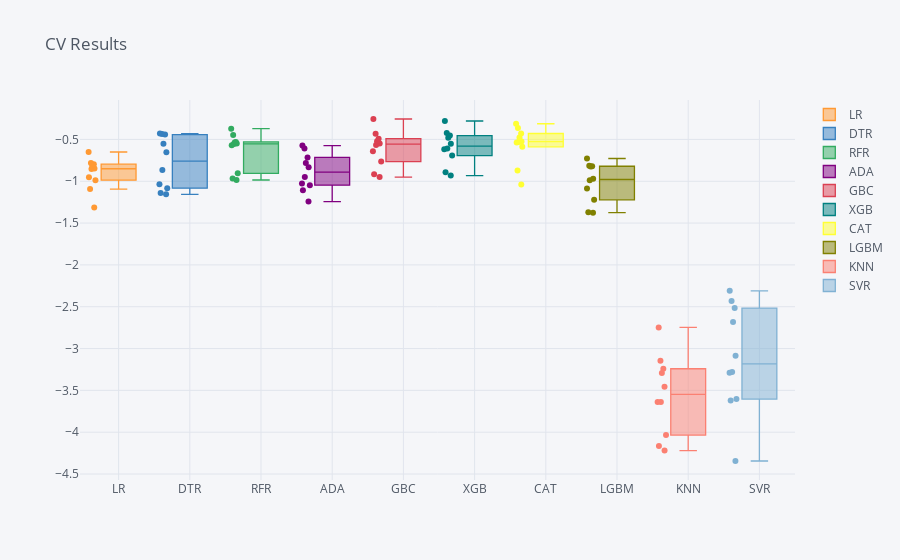
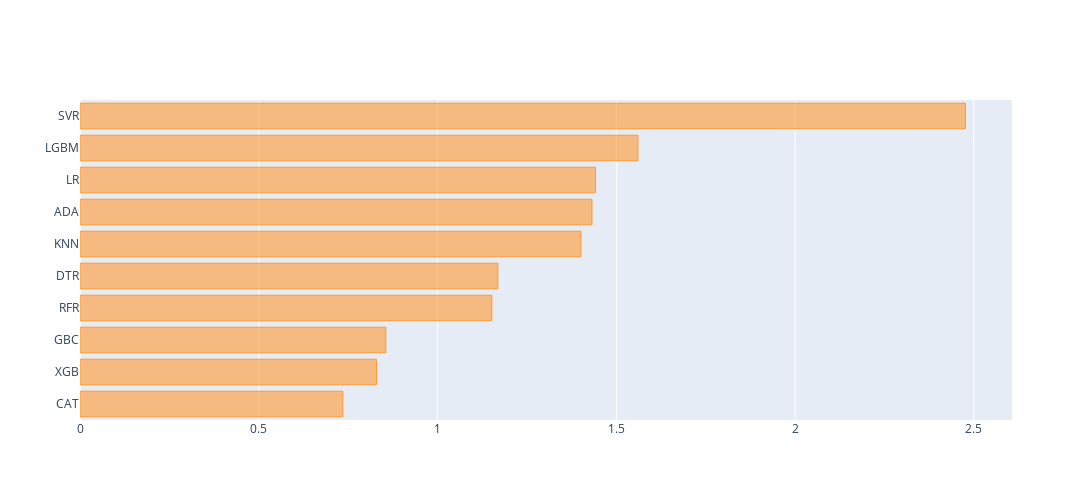
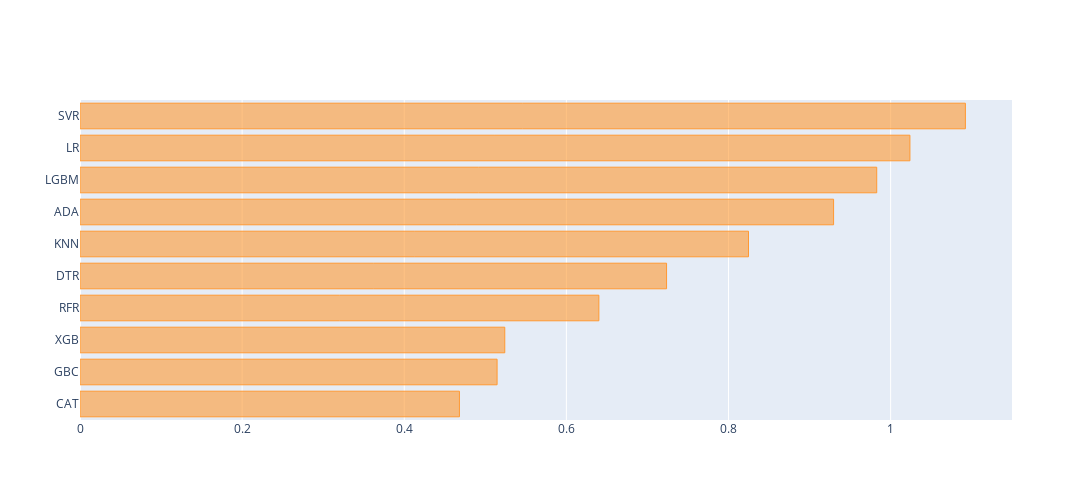
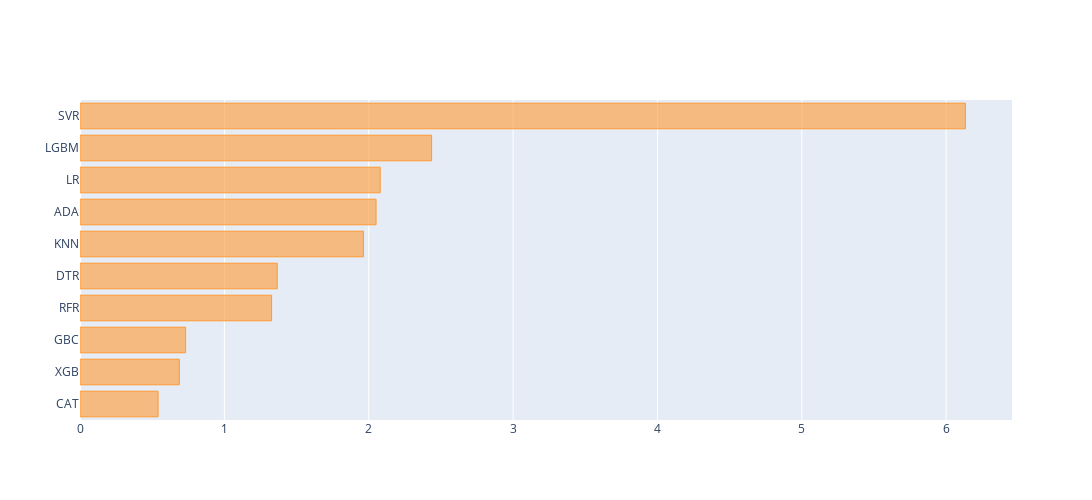

Source (notebook cell) for these figures, in order:
### Markdown cell above
# Interpret the model

### Code cell
# # Transformer for Pipeline
# transformer = ColumnTransformer([("ohe", OneHotEncoder(drop="if_binary"), X_categorical_list),
#                                  ("scaler", StandardScaler(), X_numerical_list)], 
#                                  remainder="passthrough")

# Models
%matplotlib inline
models = []
models.append(("LR", LinearRegression())) 
models.append(("DTR", DecisionTreeRegressor(random_state=42)))  
models.append(("RFR", RandomForestRegressor(random_state=42)))  
models.append(("ADA", AdaBoostRegressor(random_state=42)))
models.append(("GBC", GradientBoostingRegressor(random_state=42)))
models.append(("XGB", XGBRegressor(random_state=42)))
models.append(("CAT", CatBoostRegressor(random_state=42, silent=True)))
models.append(("LGBM", LGBMRegressor(random_state=42)))
models.append(("KNN", KNeighborsRegressor()))
models.append(("SVR", SVR()))  


# Evaluate each model in turn
results = []
names = []
rmse = []
mae = []
mse = []
R2 = []

for name, model in models:
    pipe = Pipeline([("model", model)])
    # we have already scaled our dataset. If we didn't, we could scale it by using pipeline.
    kfold = KFold(n_splits=10, random_state=42, shuffle=True) # for classification problem we use StrafiedKfold
    cv_results = cross_val_score(pipe, X_train, y_train, cv=kfold, scoring='neg_mean_absolute_error')
    
    results.append(cv_results)
    names.append(name)
    
    
    print(f"{name}: {round(cv_results.mean(), 4)}")
    if name=="KNN" or name=="SVR":
        y_pred = pipe.fit(X_train_scaled, y_train).predict(X_test_scaled)
    else:
        y_pred = pipe.fit(X_train, y_train).predict(X_test)
    
#     rmse.append(np.sqrt(mean_squared_error(y_train, y_train_pred)))
#     mae.append(mean_absolute_error(y_train, y_train_pred))
#     mse.append(mean_squared_error(y_train, y_train_pred))
#     R2.append(r2_score(y_train, y_train_pred))
    rmse.append(np.sqrt(mean_squared_error(y_test, y_pred)))
    mae.append(mean_absolute_error(y_test, y_pred))
    mse.append(mean_squared_error(y_test, y_pred))
    R2.append(r2_score(y_test, y_pred))
     
compare = pd.DataFrame({"RMSE": rmse,
                        "MAE": mae,
                        "MSE": mse,
                        "R2": R2
                        }, index=names)
print("all results:\n")
print(compare)

result_df = pd.DataFrame(results, columns=[i for i in range(1, 11)], index=names).T
result_df.iplot(kind="box", boxpoints="all", title="CV Results")


for score in compare.columns:
    layout = cf.Layout(height=500, width=1200)
    compare[score].sort_values().iplot(kind="barh", title=f"{score} Score", layout=layout)
# https://plotly.com/python/horizontal-bar-charts/
# https://plotly.com/python/renderers/
# https://plotly.com/python/creating-and-updating-figures/
# https://plotly.com/python/figure-labels/

# # For Train Scores
# accuracy_scores_train = []
# recall_scores_train = []
# f1_scores_train = []
# precision_scores_train = []
# y_pred_train = model.predict(X_train)
# accuracy_scores_train.append(accuracy_score(y_train,y_pred_train))
# recall_scores_train.append(recall_score(y_train,y_pred_train))
# f1_scores_train.append(f1_score(y_train,y_pred_train))
# precision_scores_train.append(precision_score(y_train,y_pred_train))

### Figure 1 — Plotly figure (JSON) as saved in the notebook; plotly's stock layout.template omitted (floating-point values rounded to 4 significant figures)
{"data": [{"boxpoints": "all", "line": {"width": 1.3}, "marker": {"color": "rgba(255, 153, 51, 1.0)"}, "name": "LR", "orientation": "v", "type": "box", "y": [-0.9529, -0.9867, -0.7816, -0.8547, -1.314, -0.8181, -0.65, -0.7957, -0.8463, -1.093]}, {"boxpoints": "all", "line": {"width": 1.3}, "marker": {"color": "rgba(55, 128, 191, 1.0)"}, "name": "DTR", "orientation": "v", "type": "box", "y": [-0.8663, -1.157, -0.5521, -0.6532, -0.4342, -0.4295, -1.037, -1.083, -0.4422, -1.142]}, {"boxpoints": "all", "line": {"width": 1.3}, "marker": {"color": "rgba(50, 171, 96, 1.0)"}, "name": "RFR", "orientation": "v", "type": "box", "y": [-0.537, -0.9852, -0.5704, -0.555, -0.5498, -0.3709, -0.9047, -0.4467, -0.5303, -0.966]}, {"boxpoints": "all", "line": {"width": 1.3}, "marker": {"color": "rgba(128, 0, 128, 1.0)"}, "name": "ADA", "orientation": "v", "type": "box", "y": [-0.8336, -1.047, -0.7155, -0.6083, -0.9484, -0.5735, -1.243, -0.7821, -1.028, -1.108]}, {"boxpoints": "all", "line": {"width": 1.3}, "marker": {"color": "rgba(219, 64, 82, 1.0)"}, "name": "GBC", "orientation": "v", "type": "box", "y": [-0.4312, -0.9495, -0.5475, -0.5215, -0.6423, -0.2557, -0.9159, -0.5654, -0.4913, -0.7644]}, {"boxpoints": "all", "line": {"width": 1.3}, "marker": {"color": "rgba(0, 128, 128, 1.0)"}, "name": "XGB", "orientation": "v", "type": "box", "y": [-0.4537, -0.9323, -0.5503, -0.617, -0.4805, -0.2796, -0.8909, -0.609, -0.4227, -0.6929]}, {"boxpoints": "all", "line": {"width": 1.3}, "marker": {"color": "rgba(255, 255, 51, 1.0)"}, "name": "CAT", "orientation": "v", "type": "box", "y": [-0.429, -1.04, -0.4763, -0.5306, -0.5233, -0.3127, -0.8707, -0.5363, -0.3639, -0.5887]}, {"boxpoints": "all", "line": {"width": 1.3}, "marker": {"color": "rgba(128, 128, 0, 1.0)"}, "name": "LGBM", "orientation": "v", "type": "box", "y": [-1.223, -1.37, -0.7277, -0.8208, -0.9888, -0.9691, -1.375, -1.088, -0.8222, -0.8155]}, {"boxpoints": "all", "line": {"width": 1.3}, "marker": {"color": "rgba(251, 128, 114, 1.0)"}, "name": "KNN", "orientation": "v", "type": "box", "y": [-3.639, -4.035, -2.747, -3.145, -4.165, -3.291, -3.64, -3.456, -3.241, -4.219]}, {"boxpoints": "all", "line": {"width": 1.3}, "marker": {"color": "rgba(128, 177, 211, 1.0)"}, "name": "SVR", "orientation": "v", "type": "box", "y": [-2.517, -3.62, -2.431, -2.683, -3.28, -2.309, -3.604, -3.289, -3.086, -4.344]}], "layout": {"legend": {"bgcolor": "#F5F6F9", "font": {"color": "#4D5663"}}, "paper_bgcolor": "#F5F6F9", "plot_bgcolor": "#F5F6F9", "title": {"font": {"color": "#4D5663"}, "text": "CV Results"}, "xaxis": {"gridcolor": "#E1E5ED", "showgrid": true, "tickfont": {"color": "#4D5663"}, "title": {"font": {"color": "#4D5663"}, "text": ""}, "zerolinecolor": "#E1E5ED"}, "yaxis": {"gridcolor": "#E1E5ED", "showgrid": true, "tickfont": {"color": "#4D5663"}, "title": {"font": {"color": "#4D5663"}, "text": ""}, "zerolinecolor": "#E1E5ED"}}}

### Figure 2 — Plotly figure (JSON) as saved in the notebook; plotly's stock layout.template omitted (floating-point values rounded to 4 significant figures)
{"data": [{"marker": {"color": "rgba(255, 153, 51, 0.6)", "line": {"color": "rgba(255, 153, 51, 1.0)", "width": 1}}, "name": "RMSE", "orientation": "h", "text": "", "type": "bar", "x": [0.7354, 0.8295, 0.8555, 1.152, 1.169, 1.401, 1.432, 1.442, 1.561, 2.477], "y": ["CAT", "XGB", "GBC", "RFR", "DTR", "KNN", "ADA", "LR", "LGBM", "SVR"]}], "layout": {"height": 500, "width": 1200}}

### Figure 3 — Plotly figure (JSON) as saved in the notebook; plotly's stock layout.template omitted (floating-point values rounded to 4 significant figures)
{"data": [{"marker": {"color": "rgba(255, 153, 51, 0.6)", "line": {"color": "rgba(255, 153, 51, 1.0)", "width": 1}}, "name": "MAE", "orientation": "h", "text": "", "type": "bar", "x": [0.4681, 0.5145, 0.524, 0.6401, 0.7236, 0.8247, 0.9296, 0.9828, 1.024, 1.092], "y": ["CAT", "GBC", "XGB", "RFR", "DTR", "KNN", "ADA", "LGBM", "LR", "SVR"]}], "layout": {"height": 500, "width": 1200}}

### Figure 4 — Plotly figure (JSON) as saved in the notebook; plotly's stock layout.template omitted (floating-point values rounded to 4 significant figures)
{"data": [{"marker": {"color": "rgba(255, 153, 51, 0.6)", "line": {"color": "rgba(255, 153, 51, 1.0)", "width": 1}}, "name": "MSE", "orientation": "h", "text": "", "type": "bar", "x": [0.5408, 0.688, 0.7318, 1.327, 1.366, 1.963, 2.051, 2.079, 2.436, 6.133], "y": ["CAT", "XGB", "GBC", "RFR", "DTR", "KNN", "ADA", "LR", "LGBM", "SVR"]}], "layout": {"height": 500, "width": 1200}}
